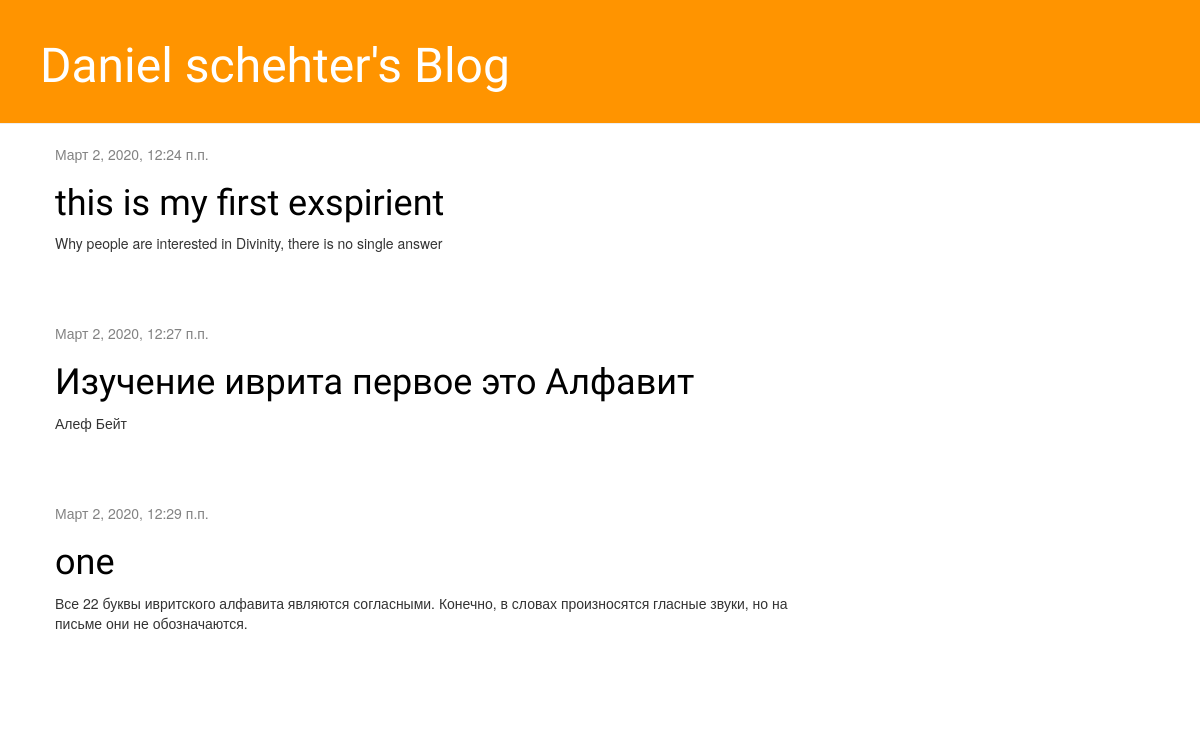
Before: / with the older database file.
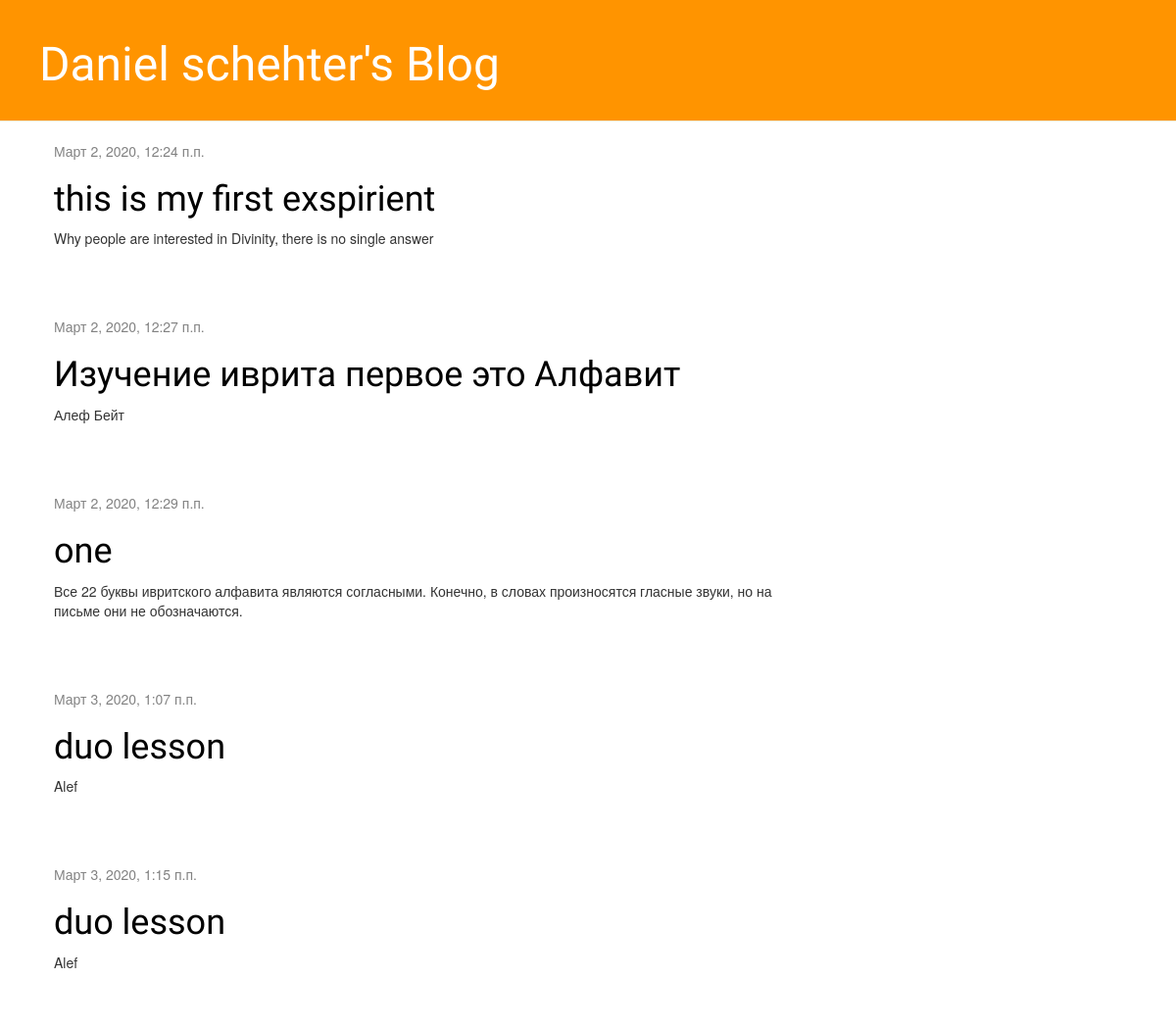
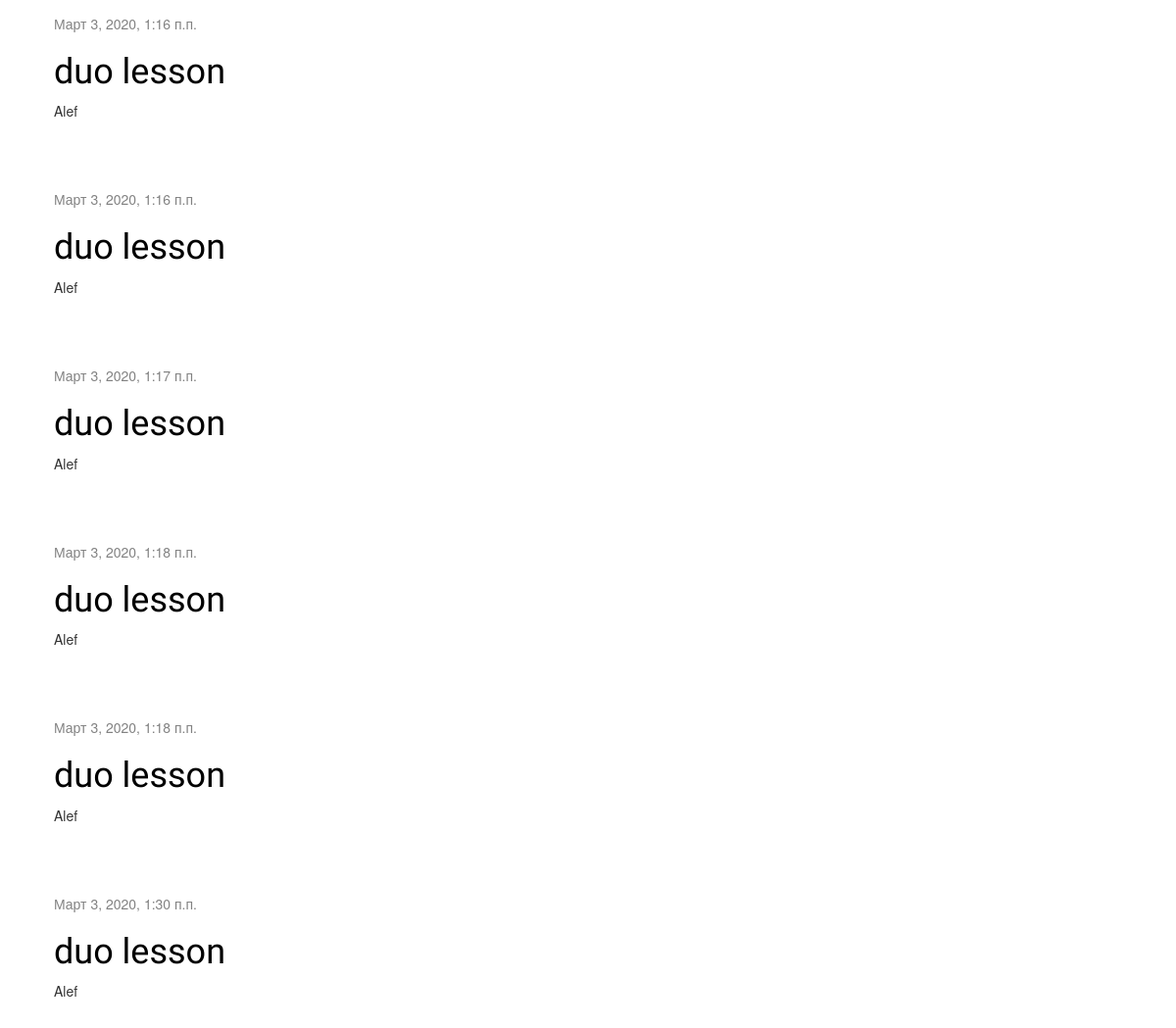
After: the same page with the newer database file (2 pictures, top to bottom).
### blog/models.py (models this page shows, shortened)
class Post(models.Model):
    author = models.ForeignKey(settings.AUTH_USER_MODEL, on_delete=models.CASCADE)
    title = models.CharField(max_length=200)
    text = models.TextField()
    created_date = models.DateTimeField(default=timezone.now)
    published_date = models.DateTimeField(blank=True, null=True)

### blog/views.py (the view)
# urls.py: path('', views.post_list, name='post_list'),
def post_list(request):
    posts = Post.objects.filter(published_date__lte=timezone.now()).order_by('published_date')
    return render(request, 'blog/post_list.html', {'posts': posts})

### blog/templates/blog/post_list.html
{% extends 'blog/base.html' %}
{% block content %}
  {% for post in posts %}
      <div class="post">
          <div class="date">
              {{ post.published_date }}
          </div>
          <h1><a href="{% url 'post_detail' pk=post.pk %}">{{ post.title }}</a></h1>
          <p>{{ post.text|linebreaksbr }}</p>
      </div>
  {% endfor %}
{% endblock %}

### blog/templates/blog/base.html (shortened to what this page needs)
{% load static %}
<html>
    <head>
        <link rel="stylesheet" href="//maxcdn.bootstrapcdn.com/bootstrap/3.2.0/css/bootstrap.min.css">
        <link rel="stylesheet" href="//maxcdn.bootstrapcdn.com/bootstrap/3.2.0/css/bootstrap-theme.min.css">
        <link rel="stylesheet" href="{% static 'css/blog.css' %}">
    </head>
    <body>
        <div class="page-header">
            <h1><a href="/">Daniel schehter's Blog</a></h1>
        </div>
        <div class="content container">
            <div class="row">
                <div class="col-md-8">
                    {% block content %}
                    {% endblock %}
                </div>
            </div>
        </div>
    </body>
</html>

### blog/static/css/blog.css (style rules this page uses)
h1 a { color: #FCA205; font-family: 'Lobster'; }
.page-header { background-color: #ff9400; margin-top: 0; padding: 20px 20px 20px 40px; }
.page-header h1, .page-header h1 a, .page-header h1 a:visited, .page-header h1 a:active { color: #ffffff; font-size: 36pt; text-decoration: none; }
.content { margin-left: 40px; }
h1, h2, h3, h4 { font-family: 'Lobster', cursive; }
.date { color: #828282; }
.post { margin-bottom: 70px; }
.post h1 a, .post h1 a:visited { color: #000000; }

Changed rows visible on the page:
added Post: published_date "Март 3, 2020, 1:07 п.п.", title "duo lesson", text "Alef"
added Post: published_date "Март 3, 2020, 1:15 п.п.", title "duo lesson", text "Alef"
added Post: published_date "Март 3, 2020, 1:16 п.п.", title "duo lesson", text "Alef"
added Post: published_date "Март 3, 2020, 1:16 п.п.", title "duo lesson", text "Alef"
added Post: published_date "Март 3, 2020, 1:17 п.п.", title "duo lesson", text "Alef"
added Post: published_date "Март 3, 2020, 1:18 п.п.", title "duo lesson", text "Alef"
added Post: published_date "Март 3, 2020, 1:18 п.п.", title "duo lesson", text "Alef"
added Post: published_date "Март 3, 2020, 1:30 п.п.", title "duo lesson", text "Alef"
